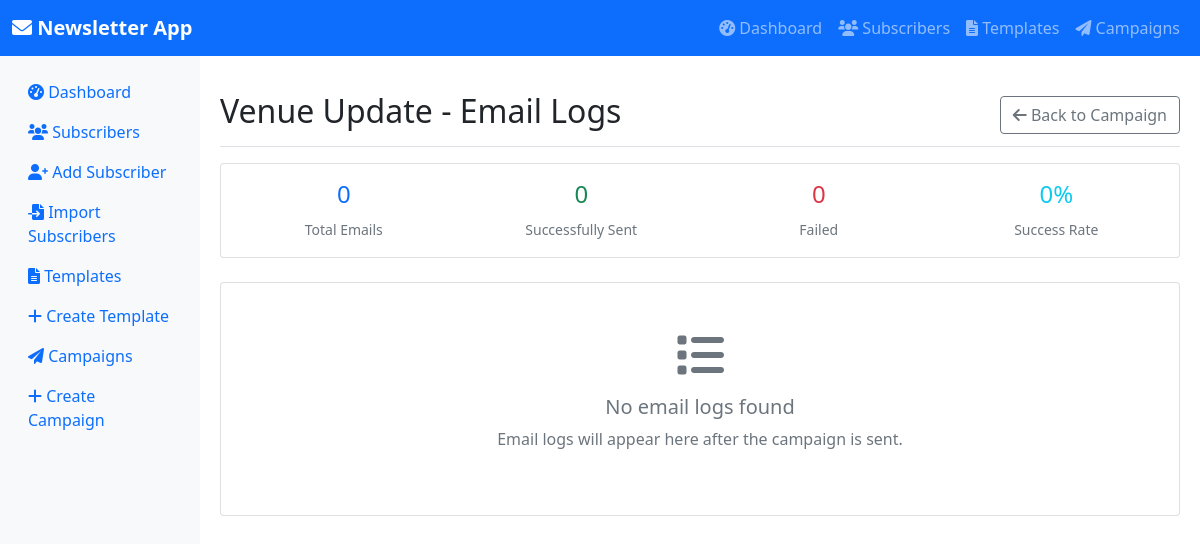
Page /campaigns/1/logs on the earlier database version.
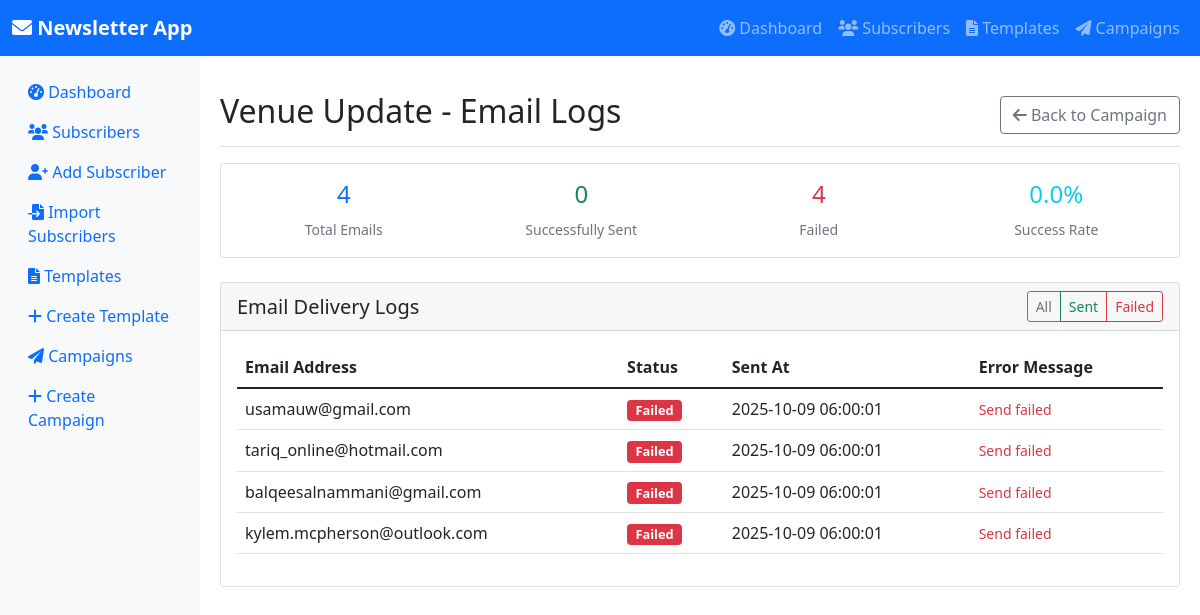
Same page on the later database version.
### models.py (models this page shows, shortened)
class Campaign(db.Model):
    id = db.Column(db.Integer, primary_key=True)
    name = db.Column(db.String(255), nullable=False)
    template_id = db.Column(db.Integer, db.ForeignKey('template.id'), nullable=False)
    status = db.Column(db.String(50), default='draft', nullable=False)  # draft, sending, sent, failed
    total_sent = db.Column(db.Integer, default=0)
    total_failed = db.Column(db.Integer, default=0)
    created_at = db.Column(db.DateTime, default=datetime.utcnow, nullable=False)
    sent_at = db.Column(db.DateTime, nullable=True)
    email_logs = db.relationship('EmailLog', backref='campaign', lazy=True, cascade='all, delete-orphan')

class EmailLog(db.Model):
    id = db.Column(db.Integer, primary_key=True)
    campaign_id = db.Column(db.Integer, db.ForeignKey('campaign.id'), nullable=False)
    subscriber_email = db.Column(db.String(255), nullable=False, index=True)
    status = db.Column(db.String(50), nullable=False)  # sent, failed, bounced
    error_message = db.Column(db.Text, nullable=True)
    sent_at = db.Column(db.DateTime, default=datetime.utcnow, nullable=False)

### app.py (the view)
@app.route('/campaigns/<int:id>/logs')
def campaign_logs(id):
    campaign = Campaign.query.get_or_404(id)
    page = request.args.get('page', 1, type=int)
    logs = EmailLog.query.filter_by(campaign_id=id).order_by(EmailLog.sent_at.desc()).paginate(
        page=page, per_page=50, error_out=False
    )
    return render_template('campaign_logs.html', campaign=campaign, logs=logs)

### templates/campaign_logs.html (shortened to what the changed rows need)
{% extends "base.html" %}
{% block content %}
<div class="d-flex justify-content-between flex-wrap flex-md-nowrap align-items-center pt-3 pb-2 mb-3 border-bottom">
    <h1 class="h2">{{ campaign.name }} - Email Logs</h1>
    <div class="btn-toolbar mb-2 mb-md-0">
        <a href="{{ url_for('campaign_detail', id=campaign.id) }}" class="btn btn-outline-secondary">
        </a>
    </div>
</div>
<div class="row mb-4">
    <div class="col-md-12">
        <div class="card">
            <div class="card-body">
                <div class="row text-center">
                    <div class="col-md-3">
                        <h4 class="text-primary">{{ logs.total }}</h4>
                        <small class="text-muted">Total Emails</small>
                    </div>
                    <div class="col-md-3">
                        <h4 class="text-success">{{ campaign.total_sent or 0 }}</h4>
                        <small class="text-muted">Successfully Sent</small>
                    </div>
                    <div class="col-md-3">
                        <h4 class="text-danger">{{ campaign.total_failed or 0 }}</h4>
                        <small class="text-muted">Failed</small>
                    </div>
                    <div class="col-md-3">
                        <h4 class="text-info">
                            {% if logs.total > 0 %}
                            {{ "%.1f"|format((campaign.total_sent or 0) * 100 / logs.total) }}%
                            {% else %}
                            0%
                            {% endif %}
                        </h4>
                        <small class="text-muted">Success Rate</small>
                    </div>
                </div>
            </div>
        </div>
    </div>
</div>
{% if logs.items %}
<div class="card">
    <div class="card-header d-flex justify-content-between align-items-center">
        <h5 class="mb-0">Email Delivery Logs</h5>
        <div class="btn-group btn-group-sm">
            <a href="{{ url_for('campaign_logs', id=campaign.id) }}" class="btn btn-outline-secondary">All</a>
            <a href="{{ url_for('campaign_logs', id=campaign.id) }}?status=sent"
                class="btn btn-outline-success">Sent</a>
            <a href="{{ url_for('campaign_logs', id=campaign.id) }}?status=failed"
                class="btn btn-outline-danger">Failed</a>
        </div>
    </div>
    <div class="card-body">
        <div class="table-responsive">
            <table class="table table-hover">
                <thead>
                    <tr>
                        <th>Email Address</th>
                        <th>Status</th>
                        <th>Sent At</th>
                        <th>Error Message</th>
                    </tr>
                </thead>
                <tbody>
                    {% for log in logs.items %}
                    <tr>
                        <td>{{ log.subscriber_email }}</td>
                        <td>
                            {% if log.status == 'sent' %}
                            <span class="badge bg-success status-badge">Sent</span>
                            {% elif log.status == 'failed' %}
                            <span class="badge bg-danger status-badge">Failed</span>
                            {% elif log.status == 'bounced' %}
                            <span class="badge bg-warning status-badge">Bounced</span>
                            {% endif %}
                        </td>
                        <td>{{ log.sent_at.strftime('%Y-%m-%d %H:%M:%S') }}</td>
                        <td>
                            {% if log.error_message %}
                            <small class="text-danger">{{ log.error_message }}</small>
                            {% else %}
                            <small class="text-muted">-</small>
                            {% endif %}
                        </td>
                    </tr>
                    {% endfor %}
                </tbody>
            </table>
        </div>
    </div>
</div>
{% else %}
<div class="card">
    <div class="card-body text-center py-5">
        <i class="fas fa-list fa-3x text-muted mb-3"></i>
        <h5 class="text-muted">No email logs found</h5>
        <p class="text-muted">Email logs will appear here after the campaign is sent.</p>
    </div>
</div>
{% endif %}
{% endblock %}

Differences in the rows shown:
changed Campaign "Venue Update": total_failed "0" → "4"; (campaign.total_sentor0)*100/logs.total (not shown) → "0.0"
added EmailLog: subscriber_email "usamauw@gmail.com", status "Failed", sent_at "2025-10-09 06:00:01", error_message "Send failed"
added EmailLog: subscriber_email "tariq_online@hotmail.com", status "Failed", sent_at "2025-10-09 06:00:01", error_message "Send failed"
added EmailLog: subscriber_email "balqeesalnammani@gmail.com", status "Failed", sent_at "2025-10-09 06:00:01", error_message "Send failed"
added EmailLog: subscriber_email "kylem.mcpherson@outlook.com", status "Failed", sent_at "2025-10-09 06:00:01", error_message "Send failed"
Other differences:
{{ logs.total }}: "0" → "4"
text no longer shown: "0% No email logs found Email logs will appear here after the campaign is sent."
text now shown: "% Email Delivery Logs All Sent Failed Email Address Status Sent At Error Message"
